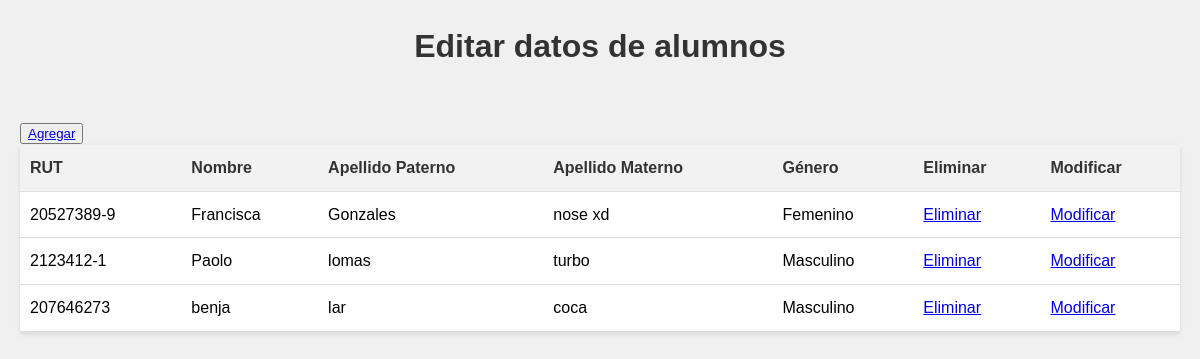
Screenshot of /alumnos/alumnos_del/1 with the database file from the repository.
### alumnos/models.py (models this page shows, shortened)
class Alumno(models.Model):
    rut = models.CharField(primary_key=True, max_length=10)
    nombre = models.CharField(max_length=20)
    apellido_paterno = models.CharField(max_length=20)
    apellido_materno = models.CharField(max_length=20)
    fecha_nacimiento = models.DateField(blank=False, null=False)
    id_genero = models.ForeignKey('Genero',on_delete=models.CASCADE, db_column='idGenero')
    telefono = models.CharField(max_length=45)
    email = models.EmailField(unique=True, max_length=100, blank=True, null=True)
    direccion = models.CharField(max_length=50, blank=True, null=True)
    activo = models.IntegerField()

class Genero(models.Model):
    id_genero = models.AutoField(db_column='idGenero', primary_key=True)
    genero = models.CharField(max_length=20, blank=False, null=False)
    def __str__(self):
        return str(self.genero)

### alumnos/views.py (the view)
# urls.py: path('alumnos_del/<str:pk>', views.alumnos_del, name='alumnos_del'),
def alumnos_del(request,pk):
    context={}
    try:
            alumno=Alumno.objects.get(rut=pk)
            alumno.delete()
            mensaje="Bien, los datos han sido eliminados..."
            alumnos= Alumno.objects.all()
            context={'alumnos': alumnos, 'mensaje': mensaje}
            return render(request, 'alumnos/alumnos_list.html',context)
    except:
            mensaje="Error, rut no existe..."
            alumnos= Alumno.objects.all()
            context= {'alumnos': alumnos, 'mensaje': mensaje}
            return render(request, 'alumnos/alumnos_list.html',context)

### alumnos/templates/alumnos/alumnos_list.html (shortened to what this page needs)
{% load static %}
<!DOCTYPE html>
<html lang="en">
<head>
    <link rel="stylesheet" type="text/css" href="{% static 'css/styles.css' %}">
</head>
<body>
        <h1> Editar datos de alumnos </h1>
        <br>
        <button type="button"> <a href="{% url 'alumnosAdd' %}"> Agregar </a> </button>
        <br>
    <table>
        {%if alumnos %}
            <tr>
            <th>RUT</th>
            <th>Nombre</th>
            <th>Apellido Paterno</th>
            <th>Apellido Materno</th>
            <th>Género</th>
            <th>Eliminar</th>
            <th>Modificar</th>
            {% for x in alumnos %}
                <tr>
                        <td>{{x.rut}}</td>
                        <td>{{x.nombre}}</td>
                        <td>{{x.apellido_paterno}}</td>
                        <td>{{x.apellido_materno}}</td>
                        <td>{{x.id_genero}}</td>
                        <td><a href="{% url 'alumnos_del' pk=x.rut %}">Eliminar</a></td>
                        <td><a href="{% url 'alumnos_findEdit' pk=x.rut %}">Modificar</a></td>
                </tr>
            {% endfor %}
        {% endif %}
        </tr>
    </table>
</body>
</html>

### alumnos/static/css/styles.css (style rules this page uses)
body { font-family: Arial, sans-serif; line-height: 1.6; margin: 20px; padding: 0; background-color: #f0f0f0; }
h1 { color: #333; text-align: center; }
table { width: 100%; border-collapse: collapse; background-color: #fff; box-shadow: 0 2px 5px rgba(0, 0, 0, 0.1); }
th, td { padding: 10px; text-align: left; border-bottom: 1px solid #ddd; }
th { background-color: #f2f2f2; color: #333; }

### rows the page displays
Alumno: rut "20527389-9", nombre "Francisca", apellido_paterno "Gonzales", apellido_materno "nose xd", id_genero "Femenino"
Alumno: rut "2123412-1", nombre "Paolo", apellido_paterno "lomas", apellido_materno "turbo", id_genero "Masculino"
Alumno: rut "207646273", nombre "benja", apellido_paterno "lar", apellido_materno "coca", id_genero "Masculino"
